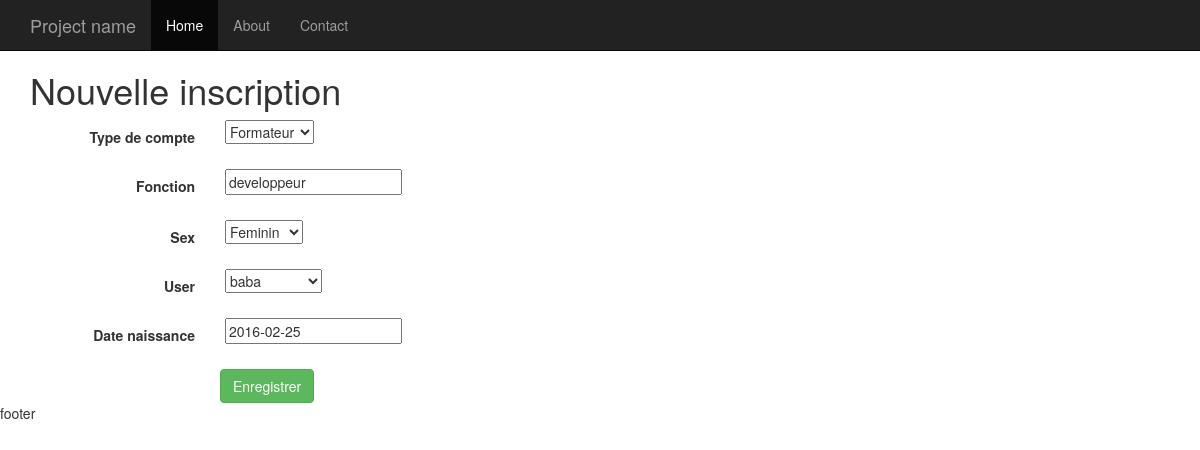
Screenshot of /accounts/inscriptions8/edit/ with the database file from the repository.
### accounts/models.py (models this page shows, shortened)
class Account(models.Model):
    ACCOUNT_TYPE_CHOICES = (('0', 'Formateur'), ('1', 'Participant'))
    SEX_CHOICES = (('F', 'Feminin'), ('M', 'Masculin'))
    account_type = models.CharField(verbose_name="Type de compte",
				    max_length=2, choices=ACCOUNT_TYPE_CHOICES)
    fonction = models.CharField(max_length=50, blank=True, null=True)
    sex = models.CharField(max_length=1, choices=SEX_CHOICES)
    user = models.ForeignKey(User)
    date_naissance = models.DateField()

### accounts/views.py (the view, shortened to what this page needs)
# urls.py: url(r'^inscriptions(?P<pk>\d+)/edit/', views.inscription_edit, name='inscription_edit'),
def inscription_edit(request, pk):
    inscription = get_object_or_404(models.Account, pk=pk)
    form = forms.InscriptionForm(instance=inscription)
    return render(request, 'form_inscription.html', locals())

### accounts/forms.py
class InscriptionForm(forms.ModelForm):
    class Meta:
        model = models.Account
        fields = '__all__'
        widgets = {
            'date_naissance': forms.TextInput(attrs={'class': 'date'}),
        }

### templates/form_inscription.html (shortened to what this page needs)
{% extends '_layouts/base.html' %}
{% block css %}
  <link rel="stylesheet" href="https://cdnjs.cloudflare.com/ajax/libs/bootstrap-datepicker/1.6.0/css/bootstrap-datepicker.css" media="screen" title="no title" charset="utf-8">
{% endblock %}
{% block content %}
<h1>Nouvelle inscription</h1>
<form class="form-horizontal" action="" method="post">
  {% for field in form %}
  <div class="form-group">
    <label for="" class="col-sm-2 control-label">{{ field.label }}</label>
    <div class="col-sm-10">
      {{ field }}
    </div>
  </div>
  {% endfor %}
  <input type="submit" name="add_inscription"
         class="col-sm-offset-2 btn btn-success" value="Enregistrer">
</form>
{% endblock %}

### static/css/style.css (style rules this page uses)
body { padding-top: 50px; }

### rows the page displays
Account: form "Formateur" "developpeur" "Feminin" "baba" "2016-02-25"

### other values shown
{{ field.label }} "Type de compte" "Fonction" "Sex" "User" "Date naissance"
